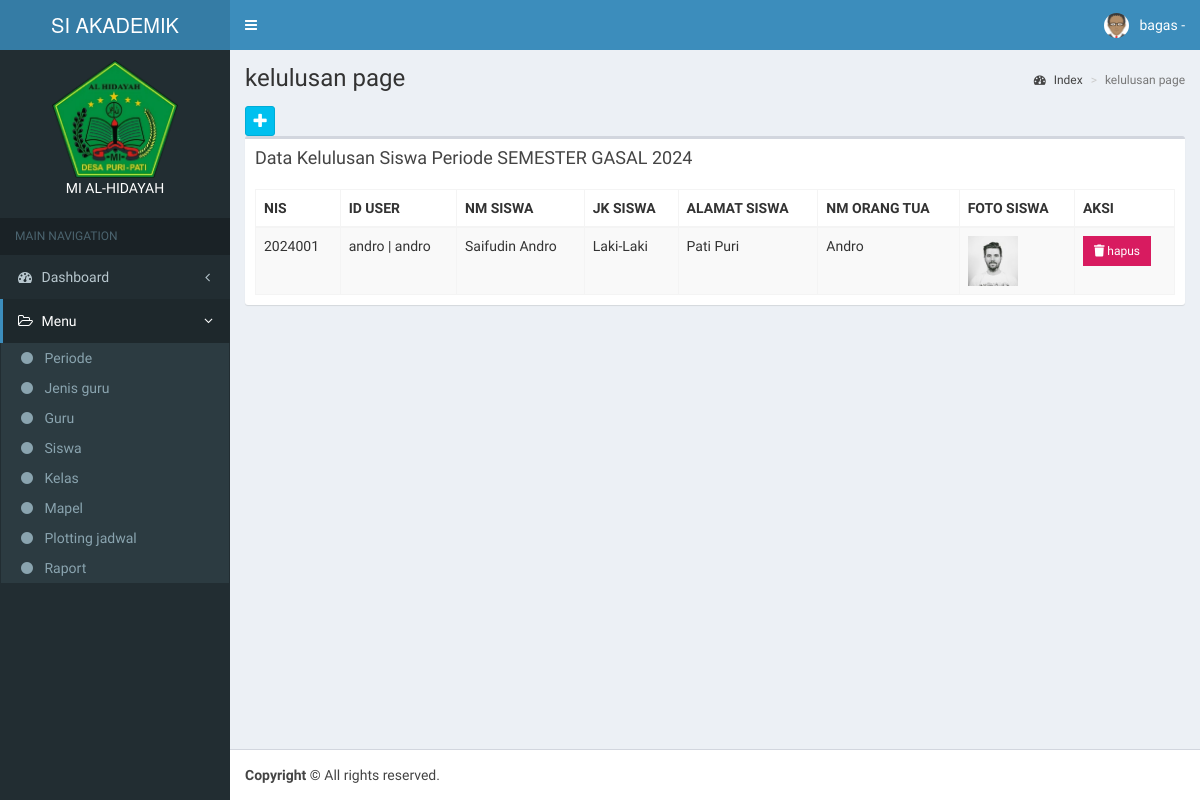
The app's page /app/kelulusan/periode.php?id_periode=1 (signed in), older data.
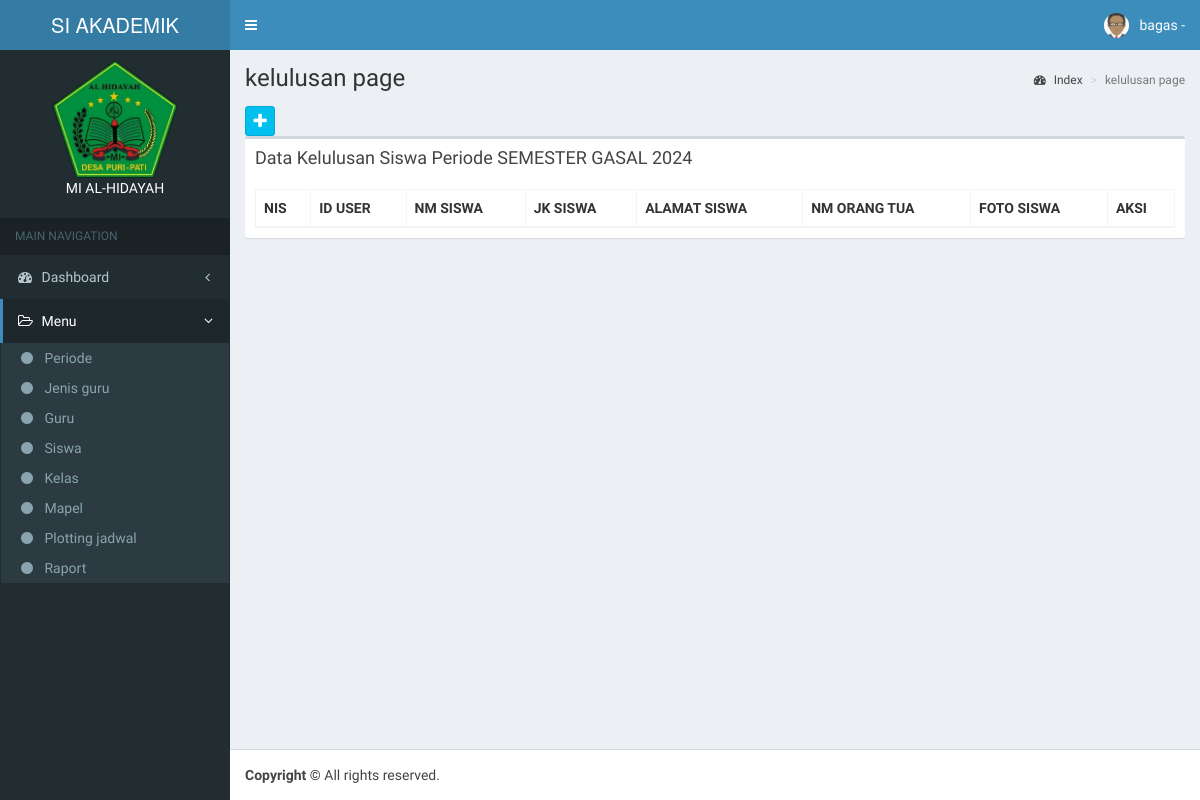
The same page, newer data.
### tables this page shows
CREATE TABLE `siswa` (
  `id_siswa` int(11) NOT NULL,
  `nis` varchar(50) DEFAULT NULL,
  `id_user` int(11) DEFAULT NULL,
  `nm_siswa` varchar(50) DEFAULT NULL,
  `jk_siswa` enum('Laki-Laki','Perempuan') DEFAULT NULL,
  `alamat_siswa` text DEFAULT NULL,
  `nm_orang_tua` varchar(50) DEFAULT NULL,
  `foto_siswa` blob DEFAULT NULL,
  `status` enum('aktif','tidak aktif') DEFAULT NULL
);

CREATE TABLE `user` (
  `id_user` int(11) NOT NULL,
  `username` varchar(50) DEFAULT NULL,
  `password` varchar(50) DEFAULT NULL,
  `nm_pengguna` varchar(50) DEFAULT NULL,
  `level` enum('Kepala Sekolah','Seksi Tata Usaha','Seksi Kurikulum','Guru','Orang Tua') DEFAULT NULL
);

### config/config.php (called while the page is built, shortened)
<?php
function Url_web(){
    $xplode = explode("/", $_SERVER['REQUEST_URI']);
    return $xplode[1];
}
$defaul_uri = "/".Url_web();
$url = "http://".$_SERVER['SERVER_NAME'].":".$_SERVER['SERVER_PORT'].$defaul_uri;
function DB(){
    return ["localhost", "root", "", "vinka"];
}
function QueryManyData($sql){
    $conn = new mysqli(DB()[0], DB()[1], DB()[2], DB()[3]);
    $result = $conn->query($sql);
    return $result;
}
function QueryOnedata($sql){
    $conn = new mysqli(DB()[0], DB()[1], DB()[2], DB()[3]);
    $result = $conn->query($sql);
    return $result;
}
function Sub_menu_active($sub_menu){
    $string = str_replace("/".Url_web()."/app/", "", $_SERVER['REQUEST_URI']);
    $expl = explode("/", $string);
    $output = "";
    return $output;
}
function Menu_active($menus){
    $string = str_replace("/".Url_web()."/app/", "", $_SERVER['REQUEST_URI']);
    $expl = explode("/", $string);
    $result = "";
    for($x = 0 ; $x < count($menus); $x ++){
        if ($expl[0] == $menus[$x]) {
            $result = "show";
        }
    }
    return $result;
}

### app/kelulusan/periode.php (the view, shortened to what the changed rows need)
<?php include_once '../template/header.php'; ?>
<?php include_once '../template/sidebar.php';
?>
<div class='content-wrapper'>
    <section class='content-header'>
        <h1>kelulusan page
        </h1>
    </section>
    <section class='content'>
        <div class='row'>
            <div class='col-xs-12'>
                <div class='box'>
                    <div class='box-body'>
                        <table id='example1' class='table table-bordered table-striped'>
                            <thead>
                                <tr>
                                    <th>NIS</th>
                                    <th>ID USER</th>
                                    <th>NM SISWA</th>
                                    <th>JK SISWA</th>
                                    <th>ALAMAT SISWA</th>
                                    <th>NM ORANG TUA</th>
                                    <th>FOTO SISWA</th>
                                    <th>AKSI</th>
                                </tr>
                            </thead>
                            <tbody>
                                <?php
                                $kelulusan = 'SELECT siswa.* FROM siswa LEFT JOIN kelulusan ON siswa.id_siswa = kelulusan.id_siswa WHERE kelulusan.id_periode = ' . $_GET['id_periode'] . '';
                                foreach (QueryManyData($kelulusan) as $row) {
                                ?>
                                    <tr>
                                        <td><?= $row['nis'] ?></td>
                                        <td>
                                            <?php
                                            $user = QueryOnedata('SELECT * FROM user WHERE id_user = ' . $row['id_user'] . '')->fetch_assoc();
                                            ?>
                                            <?= $user['username'] . " | " . $user['nm_pengguna'] ?>
                                        </td>
                                        <td><?= $row['nm_siswa'] ?></td>
                                        <td><?= $row['jk_siswa'] ?></td>
                                        <td><?= $row['alamat_siswa'] ?></td>
                                        <td><?= $row['nm_orang_tua'] ?></td>
                                        <td>
                                            <img src="<?= $url . '/foto/siswa/' . $row['foto_siswa']; ?>" alt="" srcset="" style="width: 50px; height:50px;">
                                        </td>
                                        <td>
                                            <button onclick='ConfirmDelete(<?= $row['id_siswa'] ?>)' class='btn bg-maroon btn-flat btn-sm'>
                                                <i class='fas fa-trash'></i>
                                                hapus
                                            </button>
                                        </td>
                                    </tr>
                                <?php
                                }
                                ?>
                            </tbody>
                        </table>
                    </div>
                </div>
            </div>
        </div>
</div>
<?php include_once '../template/footer.php'; ?>

### app/template/sidebar.php (shortened to what the changed rows need)
  <aside class="main-sidebar">
  	<section class="sidebar">
  		<?php
$data_menu = [
	'informasi_sekolah',
	'periode',
	'pendaftaran_siswa',
	'validasi_siswa_baru',
	'jenis_guru',
	'guru',
	'siswa',
	'kelas',
	'mapel',
	'plotting_jadwal',
	'kehadiran_siswa',
	'penilaian',
	'raport',
	'kelulusan',
	'broadcast',
];
$level = [
	'Kepala Sekolah' => [
		'dashboard',
		'berkas_pendaftaran',
		'guru',
		'informasi_sekolah',
		'jenis_guru',
		'kehadiran_siswa',
		'kelas',
		'mapel',
		'pendaftaran_siswa',
		'periode',
		'plotting_jadwal',
		'siswa',
		'user',
		'kelulusan',
		"laporan_pendaftaran_siswa",
		"laporan_kehadiran_siswa",
	],
	'Orang Tua' => [
		'dashboard',
		'pendaftaran_siswa',
		'validasi_siswa_baru',
		'plotting_jadwal',
		'kehadiran_siswa',
		'penilaian',
		'raport',
	],
	'Seksi Kurikulum' => [
		'dashboard',
		'periode',
		'jenis_guru',
		'guru',
		'siswa',
		'kelas',
		'mapel',
		'plotting_jadwal',
		'raport'
	],
	'Guru' => [
		'dashboard',
		'kehadiran_siswa',
		'penilaian',
		'raport',
	],
	'Seksi Tata Usaha' => [
		'dashboard',
		'user',
		'informasi_sekolah',
		'pendaftaran_siswa',
		'validasi_siswa_baru',
		'broadcast',
	],
];
?>
  		<ul class="sidebar-menu">
  			<li class="treeview <?php if (Menu_active($data_menu) == "show") { echo "active"; } ?>">
  				<ul class="treeview-menu <?php if (Menu_active($data_menu) == "show") { echo "menu-open style='display:block;'"; } ?>">
  					<?php for ($sub = 0; $sub < count($data_menu); $sub++) {
				$check_role = array_search($data_menu[$sub], $level[$_SESSION['level']]);
				if ($check_role !== false) {            ?>
  							<li class="<?= Sub_menu_active($data_menu[$sub]) ?>">
  								<a href="<?= $url ?>/app/<?= $data_menu[$sub] ?>/index.php" class="text-white">
  									<i class='fa fa-circle <?php if (Sub_menu_active($data_menu[$sub])  == "active") { ?>  text-aqua <?php } ?>'></i> <?= ucfirst(str_replace("_", " ", $data_menu[$sub])); ?>
  								</a>
  							</li>
  					<?php  }
			}
		?>
  				</ul>
  			</li>
  		</ul>
  	</section>
  </aside>

Row changes from the older to the newer data that the page shows:
no longer on this page (row edited): siswa: nis "2024001", id_user.username "andro", id_user.nm_pengguna "andro", nm_siswa "Saifudin Andro", jk_siswa "Laki-Laki", alamat_siswa "Pati Puri", nm_orang_tua "Andro", foto_siswa (picture)
